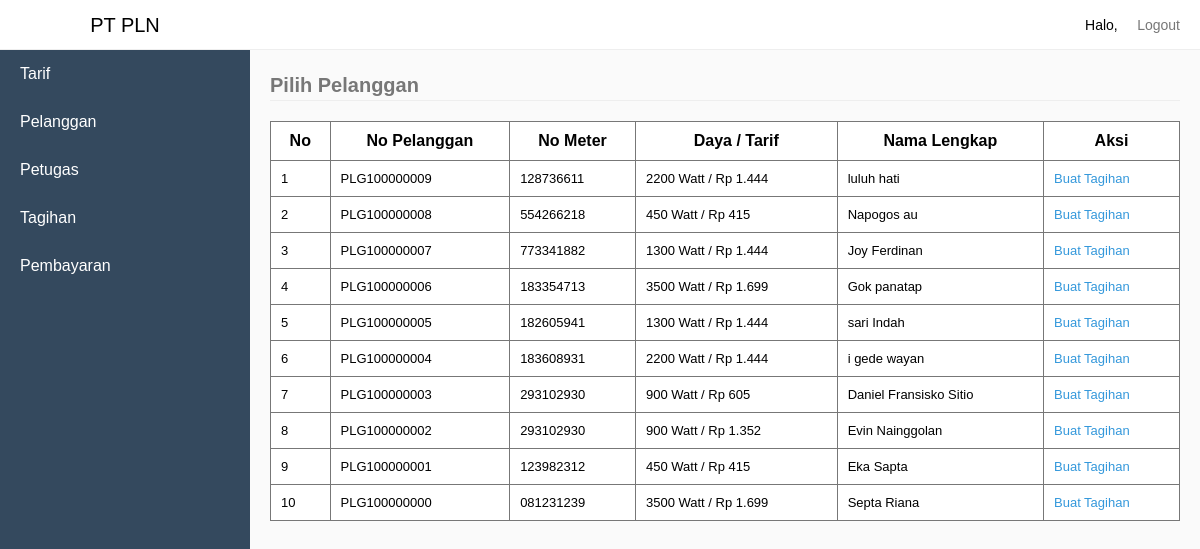
The app's page /sources/pilihpelanggan.php with its own data.
### tables this page shows
CREATE TABLE `tb_pelanggan` (
  `KodePelanggan` int(11) NOT NULL,
  `NoPelanggan` varchar(100) NOT NULL,
  `NoMeter` varchar(100) NOT NULL,
  `KodeTarif` int(11) NOT NULL,
  `NamaLengkap` varchar(100) NOT NULL,
  `Telp` varchar(16) NOT NULL,
  `Alamat` varchar(255) NOT NULL
);

CREATE TABLE `tb_tarif` (
  `KodeTarif` int(11) NOT NULL,
  `Daya` varchar(50) NOT NULL,
  `TarifPerKwh` double(10,0) NOT NULL,
  `Beban` double(10,0) NOT NULL
);

### sources/pilihpelanggan.php (the view, shortened to what this page needs)
<?php
	require_once "sources/maintemplate/header.php";
	$selectPlg = mysqli_query($connect, "SELECT * FROM tb_pelanggan INNER JOIN tb_tarif USING(KodeTarif) ORDER BY KodePelanggan DESC");
	if(mysqli_num_rows($selectPlg) > 0) {
?>
<legend>Pilih Pelanggan</legend>
<table style="border-collapse: collapse;" border="1">
	<tr>
		<th>No</th>
		<th>No Pelanggan</th>
		<th>No Meter</th>
		<th>Daya / Tarif</th>
		<th>Nama Lengkap</th>
		<th>Aksi</th>
	</tr>
	<?php
		$No = 1;
		while($row = mysqli_fetch_assoc($selectPlg)) {
	?>
	<tr>
		<td><?php echo $No; ?></td>
		<td><?php echo $row['NoPelanggan']; ?></td>
		<td><?php echo $row['NoMeter']; ?></td>
		<td><?php echo $row['Daya']." Watt / Rp ".number_format($row['TarifPerKwh'], 0, '', '.'); ?></td>
		<td>
			<?php
				if(strlen($row['NamaLengkap']) > 22) {
					echo substr($row['NamaLengkap'], 0, 18)."...";
				} else {
					echo $row['NamaLengkap'];
				}
			?>
		</td>
		<td><a href="index.php?pages=inputtagihan&NoPelanggan=<?php echo $row['NoPelanggan']; ?>">Buat Tagihan</a></td>
	</tr>
	<?php
			$No++;
		}
	?>
</table>
<?php
	} else {
		echo "Data Tarif Tidak ada";
	}
	require_once "sources/maintemplate/footer.php";

### sources/maintemplate/header.php (shortened to what this page needs)
<!DOCTYPE html>
<html>
<head>
	<link rel="stylesheet" type="text/css" href="assets/style.css">
</head>
<body>
	<div class="navbar">
		<div class="pull-right">
			<li class="loggedAs">Halo, <?php echo $data['NamaLengkap']; ?></li>
			<li><a href="index.php?process=logout">Logout</a></li>
		</div>
	</div>
	<div class="sidebar">
		<li class="brand">
			<?php
				if($data['Level'] == "Pelanggan") {
					echo '<a href="index.php?pages=home-pelanggan">PT PLN</a>';
				} else if($data['Level'] == "Petugas") {
					echo '<a href="index.php?pages=home-petugas">PT PLN</a>';
				} else {
					echo '<a href="index.php?pages=home-admin">PT PLN</a>';
				}
			?>
		</li>
		<?php
			if($data['Level'] == "Pelanggan" || $data['Level'] == "Petugas") {
		?>
		<li><a href="index.php?pages=tagihan" <?php echo $_GET['pages'] == "tagihan" ? 'class="active"': ''; ?>>Tagihan</a></li>
		<li><a href="index.php?pages=pembayaran" <?php echo $_GET['pages'] == "pembayaran" ? 'class="active"': ''; ?>>Pembayaran</a></li>
		<?php
			} else {
		?>
		<li><a href="index.php?pages=tarif" <?php echo $_GET['pages'] == "tarif" ? 'class="active"': ''; ?>>Tarif</a></li>
		<li><a href="index.php?pages=pelanggan" <?php echo $_GET['pages'] == "pelanggan" ? 'class="active"': ''; ?>>Pelanggan</a></li>
		<li><a href="index.php?pages=petugas" <?php echo $_GET['pages'] == "petugas" ? 'class="active"': ''; ?>>Petugas</a></li>
		<li><a href="index.php?pages=tagihan" <?php echo $_GET['pages'] == "tagihan" ? 'class="active"': ''; ?>>Tagihan</a></li>
		<li><a href="index.php?pages=pembayaran" <?php echo $_GET['pages'] == "pembayaran" ? 'class="active"': ''; ?>>Pembayaran</a></li>
		<?php
			}
		?>
	</div>
	<div class="content">

### sources/maintemplate/footer.php (shortened to what this page needs)
		</div>
	</body>
</html>

### assets/style.css (style rules this page uses)
* { padding:0; margin:0; box-sizing: border-box; font-family: sans-serif; }
legend { border-bottom: 1px solid #eee; line-height: 30px; margin-bottom: 20px; font-size: 20px; font-weight: bold; color: #777; }
body { background-color: #fafafa; }
li { list-style: none; }
table { border-collapse: collapse; border: 1px solid #777; width:100%; background-color: #fff; margin-bottom: 20px; }
table td { font-size: 13px; }
table tr > td:last-child a { text-decoration: none; }
table tr > td:last-child a:last-child { color: #E74C3C; }
table tr > td:last-child a:first-child { color: #3498DB; }
table td, th { border: 1px solid #777; padding: 10px; }
.navbar { height: 50px; background-color: #fff; border-bottom: 1px solid #eee; line-height: 50px; padding:0 20px; position: fixed; width:100%; top:0; z-index: 1; }
.navbar li { display: inline-block; }
.navbar .loggedAs { font-size: 14px; display: inline-block; }
.navbar li > a { padding-left:15px; text-decoration: none; color: #777; font-size: 14px; }
.pull-right { float:right; }
.sidebar { background-color: #34495E; width:250px; height:100%; position: fixed; top:0; left:0; z-index:2; }
.sidebar .brand { height:50px; background-color: #fff; border-bottom: 1px solid #eee; line-height: 20px; text-align: center; font-size: 20px; }
.sidebar .brand a { padding: 15px 20px; display: block; color: #000; text-decoration: none; }
.sidebar li:not(.brand) > a { padding: 15px 20px; display: block; color: #fff; text-decoration: none; }
div.content { margin-left:270px; margin-top: 70px; margin-right:20px; }

### records on screen
tb_pelanggan: NoPelanggan "PLG100000009", NoMeter "128736611", KodeTarif.Daya "2200", KodeTarif.TarifPerKwh "1.444", NamaLengkap "luluh hati"
tb_pelanggan: NoPelanggan "PLG100000008", NoMeter "554266218", KodeTarif.Daya "450", KodeTarif.TarifPerKwh "415", NamaLengkap "Napogos au"
tb_pelanggan: NoPelanggan "PLG100000007", NoMeter "773341882", KodeTarif.Daya "1300", KodeTarif.TarifPerKwh "1.444", NamaLengkap "Joy Ferdinan"
tb_pelanggan: NoPelanggan "PLG100000006", NoMeter "183354713", KodeTarif.Daya "3500", KodeTarif.TarifPerKwh "1.699", NamaLengkap "Gok panatap"
tb_pelanggan: NoPelanggan "PLG100000005", NoMeter "182605941", KodeTarif.Daya "1300", KodeTarif.TarifPerKwh "1.444", NamaLengkap "sari Indah"
tb_pelanggan: NoPelanggan "PLG100000004", NoMeter "183608931", KodeTarif.Daya "2200", KodeTarif.TarifPerKwh "1.444", NamaLengkap "i gede wayan"
tb_pelanggan: NoPelanggan "PLG100000003", NoMeter "293102930", KodeTarif.Daya "900", KodeTarif.TarifPerKwh "605", NamaLengkap "Daniel Fransisko Sitio"
tb_pelanggan: NoPelanggan "PLG100000002", NoMeter "293102930", KodeTarif.Daya "900", KodeTarif.TarifPerKwh "1.352", NamaLengkap "Evin Nainggolan"
tb_pelanggan: NoPelanggan "PLG100000001", NoMeter "123982312", KodeTarif.Daya "450", KodeTarif.TarifPerKwh "415", NamaLengkap "Eka Sapta"
tb_pelanggan: NoPelanggan "PLG100000000", NoMeter "081231239", KodeTarif.Daya "3500", KodeTarif.TarifPerKwh "1.699", NamaLengkap "Septa Riana"
